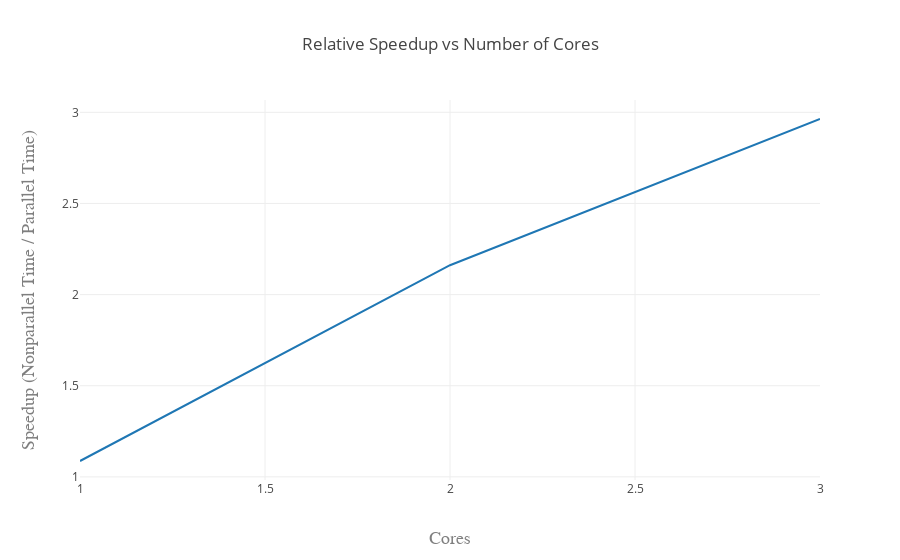

The notebook cell this image was saved under:
### Code cell
trace0 = go.Scatter(
    x = cores,
    y = speed,
    mode = 'lines',
    name = 'nonthreaded'
)

data = [trace0]
layout = go.Layout(
    title='Relative Speedup vs Number of Cores',
    xaxis=dict(
        title='Cores',
        titlefont=dict(
            family='Courier New, monospace',
            size=18,
            color='#7f7f7f'
        )
    ),
    yaxis=dict(
        title='Speedup (Nonparallel Time / Parallel Time)',
        titlefont=dict(
            family='Courier New, monospace',
            size=18,
            color='#7f7f7f'
        )
    )
)
init_notebook_mode(connected=True)

fig = go.Figure(data=data, layout=layout)
iplot(fig)

### Figure 1 — Plotly figure (JSON) as saved in the notebook; plotly's stock layout.template omitted (floating-point values rounded to 4 significant figures)
{"data": [{"mode": "lines", "name": "nonthreaded", "type": "scatter", "x": [1, 2, 3], "y": [1.087, 2.161, 2.963]}], "layout": {"title": "Relative Speedup vs Number of Cores", "xaxis": {"title": "Cores", "titlefont": {"color": "#7f7f7f", "family": "Courier New, monospace", "size": 18}}, "yaxis": {"title": "Speedup (Nonparallel Time / Parallel Time)", "titlefont": {"color": "#7f7f7f", "family": "Courier New, monospace", "size": 18}}}}
